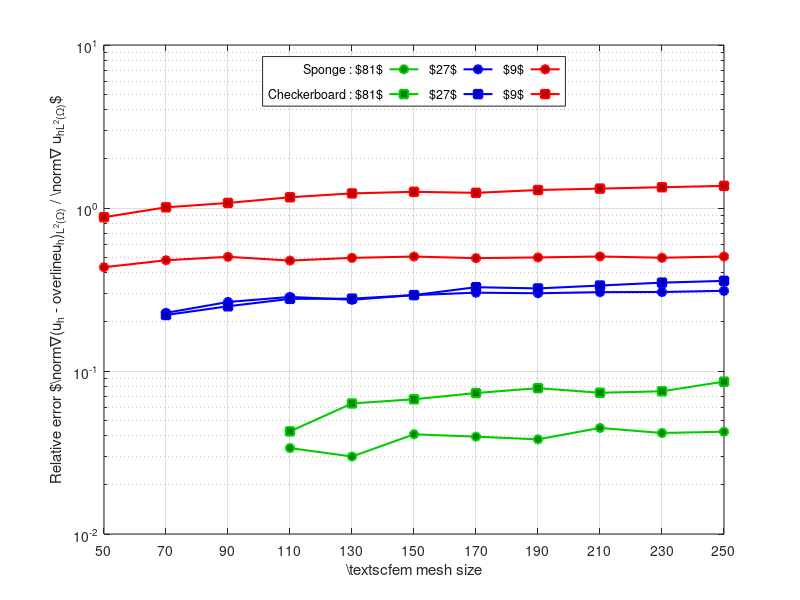

Recreate this plot in MATLAB.
x = [10, 30, 50, 70, 90, 110, 130, 150, 170, 190, 210, 230, 250];
y = [0.00022784, 0.000472128, 0.000250893, 0.000379315, 0.000324754, 0.000255675, 0.000317715, 0.000287517, 0.000310661, 0.000294495, 0.000267172, 0.000296384, 0.000285198]; % not relative error for 27x27 sponge and f = 1
ybis = [0.0230146, 0.281377, 0.231378, 0.227339, 0.26503, 0.284774, 0.27355, 0.29213, 0.302388, 0.29986, 0.304648, 0.305247, 0.310365]; % relative error for 27x27 sponge and f = 1
y2 = [0.00558151, 0.00503027, 0.0044505, 0.00393357, 0.00415212, 0.00396442, 0.00409113, 0.00404088, 0.00407525, 0.00404995, 0.00391827, 0.00400231, 0.00393495]; % not relative error for 7x7 sponge and f = 1
y2bis = [0.27122, 0.434772, 0.433128, 0.477986, 0.501848, 0.475854, 0.494389, 0.503589, 0.492427, 0.49749, 0.504056, 0.495293, 0.503821]; % relative error for 9x9 sponge and f = 1
y3 = [0, 2.34867e-05, 3.37216e-05, 7.26793e-05, 8.53506e-05, 8.25075e-05, 0.000101249, 0.000101065, 0.000111878, 0.000106069, 9.84612e-05, 0.000106946, 0.000105389]; % not relative error for 81x81 sponge and f = 1
y3bis = [0, 0.00531666, 0.0157585, 0.0196188, 0.0303994, 0.0336577, 0.0298715, 0.0408917, 0.0395577, 0.0380809, 0.0447343, 0.0416592, 0.04242]; % relative error for 81x81 sponge and f = 1

cb9non = [0.00249549, 0.00271956, 0.00297835, 0.00308233, 0.00368105, 0.00360019, 0.00355019, 0.00344447, 0.00340327, 0.00345949, 0.00341169, 0.00338502, 0.00332512]; % not relative error for 9x9 checkerboard and f = 1
cb9 = [0.415329, 0.750469, 0.87785, 1.00979, 1.0737, 1.1639, 1.2292, 1.25697, 1.23877, 1.28927, 1.31512, 1.34124, 1.36653]; % relative error for 9x9 checkerboard and f = 1
cb27non = [7.04205e-05, 0.000277071, 0.00034998, 0.000287651, 0.000302144, 0.00042841, 0.000348128, 0.000330848, 0.000399858, 0.0003663, 0.000342329, 0.000392149, 0.000371183]; % not relative error for 27x27 checkerboard and f = 1
cb27 = [0.0120566, 0.139115, 0.201116, 0.220587, 0.249547, 0.277107, 0.277892, 0.292211, 0.326669, 0.32111, 0.334481, 0.348388, 0.357193]; % relative error for 27x27 checkerboard and f = 1
cb81non = [0, 7.82584e-06, 8.66934e-06, 1.20337e-05, 3.0787e-05, 2.49516e-05, 3.23982e-05, 3.89175e-05, 4.367e-05, 3.64198e-05, 3.1963e-05, 3.08995e-05, 3.75521e-05]; % not relative error for 81x81 checkerboard and f = 1
cb81 = [0, 0.00403049, 0.00686261, 0.0129805, 0.0463577, 0.0426124, 0.0632339, 0.0670862, 0.0732636, 0.0785074, 0.0735189, 0.0751279, 0.086052]; % relative error for 81x81 checkerboard and f = 1

#{
plot(x, y, '-o', 'LineWidth', 2, 'color', 'blue');
hold on;
plot(x, y2, '-o', 'LineWidth', 2, 'color', 'red');
hold on;
plot(x, y3, '-o', 'LineWidth', 2, 'color', 'green');
hold on;
#}

linew = 1.5;
cvalr = 1;
cvalg = 0.8;
cvalb = 1;
mfcvalr = 0.7;
mfcvalg = 0.5;
mfcvalb = 0.7;

start1 = 3;
start2 = 4;
start3 = 6;

semilogy(x(start1:end), y2bis(start1:end), '-o', 'LineWidth', linew, 'color', [cvalr 0.0 0.0], 'markerfacecolor', [mfcvalr 0.0 0.0]);
hold on;
semilogy(x(start2:end), ybis(start2:end), '-o', 'LineWidth', linew, 'color', [0.0 0.0 cvalb], 'markerfacecolor', [0.0 0.0 mfcvalb]);
hold on;
semilogy(x(start3:end), y3bis(start3:end), '-o', 'LineWidth', linew, 'color', [0.0 cvalg 0.0], 'markerfacecolor', [0.0 mfcvalg 0.0]);
hold on;
semilogy(x(start1:end), cb9(start1:end), '-s', 'LineWidth', linew, 'color', [cvalr 0.0 0.0], 'markerfacecolor', [mfcvalr 0.0 0.0]);
hold on;
semilogy(x(start2:end), cb27(start2:end), '-s', 'LineWidth', linew, 'color', [0.0 0.0 cvalb], 'markerfacecolor', [0.0 0.0 mfcvalb]);
hold on;
semilogy(x(start3:end), cb81(start3:end), '-s', 'LineWidth', linew, 'color', [0.0 cvalg 0.0], 'markerfacecolor', [0.0 mfcvalg 0.0]);

% xlabel('Number of defects');
xlabel('\textsc{fem} mesh size');
ylabel('Relative error $\norm{\nabla(u_h - \overline{u}_h)}_{L^2(\Omega)} / \norm{\nabla u_h}_{L^2(\Omega)}$');
% title('\textbf{Relative error \textsc{vs} \textsc{fem} mesh size ($1$ defect and $f \equiv 1$)}');
grid on;

lgd = legend(% 'not relative error for 27x27 sponge and f = 1', 
       % 'not relative error for 7x7 sponge and f = 1',
       % 'not relative error for 81x81 sponge and f = 1',
       '$9$',
       '$27$',
       'Sponge : $81$',
       '$9$',
       '$27$',
       'Checkerboard : $81$',
       'location', 'north', % southeastoutside
       'NumColumns', 3,      % , 'Color', 'none'
       "orientation", "horizontal"
);
legend left
% title(lgd,['Sponge pattern' 'Checkerboard']);

% set(gca, 'YScale', 'log'); 

% set x-axis ticks to match the x data
xticks(x);

% print("relative_energy_errors_vs_femsize.png", "-dpng", "-r300");
print("relative_energy_errors_vs_femsize.tex", "-dtex");
